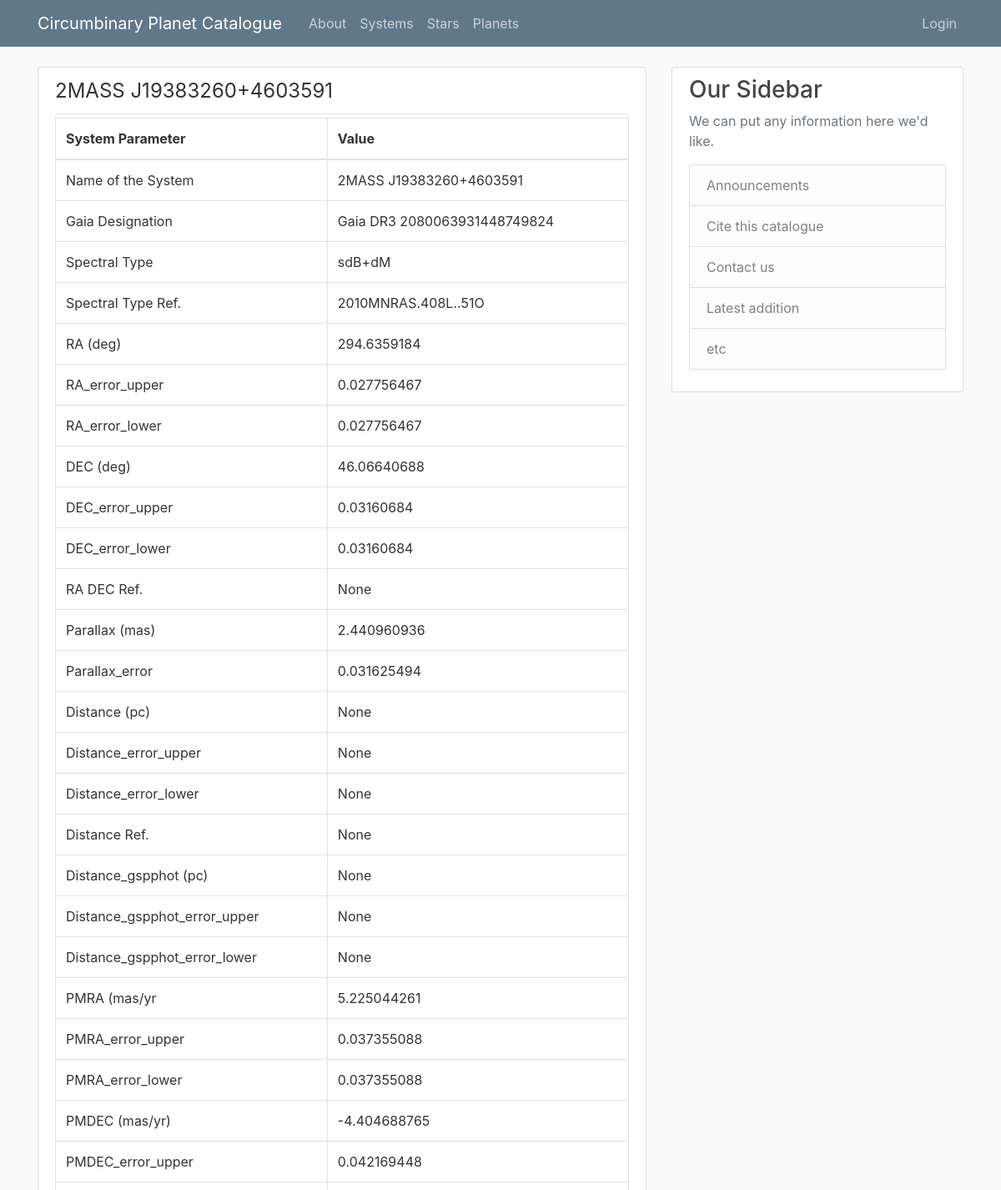
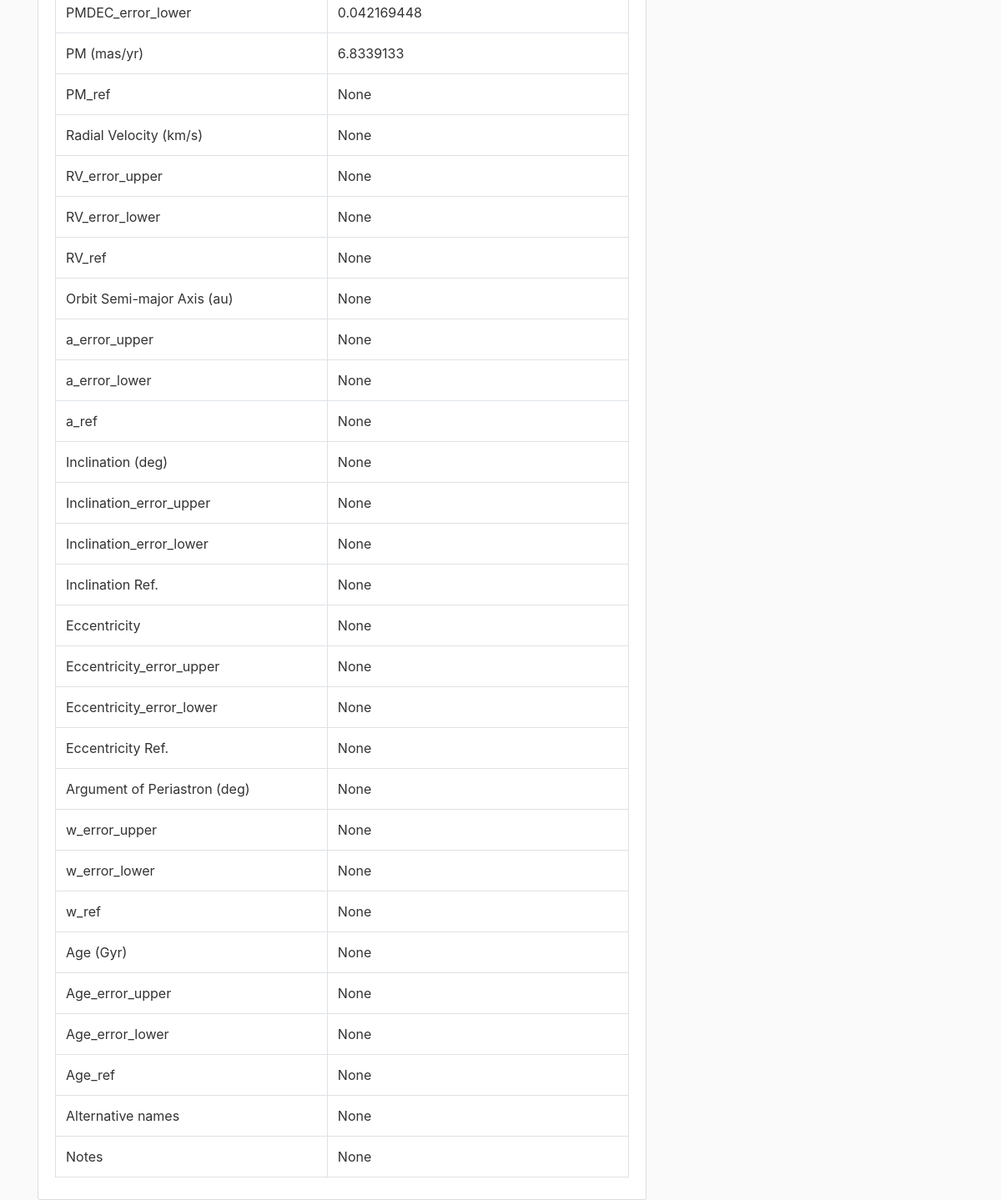
Screenshot of /system/5 with the database file from the repository (2 pictures, top to bottom).
### cpc/models.py (models this page shows, shortened)
class System(db.Model):
    id = db.Column(db.Integer, primary_key=True)
    system_name = db.Column(db.String, nullable=False)
    gaia_id = db.Column(db.String)
    sp_type = db.Column(db.String)
    sp_type_ref = db.Column(db.String)
    ra = db.Column(db.Float)
    ra_error_upper = db.Column(db.Float)
    ra_error_lower = db.Column(db.Float)
    dec = db.Column(db.Float)
    dec_error_upper = db.Column(db.Float)
    dec_error_lower = db.Column(db.Float)
    ra_dec_ref = db.Column(db.Text)
    parallax = db.Column(db.Float)
    parallax_error = db.Column(db.Float)
    distance = db.Column(db.Float)
    distance_error_upper = db.Column(db.Float)
    distance_error_lower = db.Column(db.Float)
    distance_ref = db.Column(db.Text)
    distance_gspphot = db.Column(db.Float)
    distance_gspphot_upper = db.Column(db.Float)
    distance_gspphot_lower = db.Column(db.Float)
    pmra = db.Column(db.Float)
    pmra_error_upper = db.Column(db.Float)
    pmra_error_lower = db.Column(db.Float)
    pmdec = db.Column(db.Float)
    pmdec_error_upper = db.Column(db.Float)
    pmdec_error_lower = db.Column(db.Float)
    pm = db.Column(db.Float)
    pm_ref = db.Column(db.Text)
    radial_velocity = db.Column(db.Float)
    radial_velocity_error_upper = db.Column(db.Float)
    radial_velocity_error_lower = db.Column(db.Float)
    radial_velocity_ref = db.Column(db.Text)
    a = db.Column(db.Float)
    a_error_upper = db.Column(db.Float)
    a_error_lower = db.Column(db.Float)
    a_ref = db.Column(db.Text)
    incl = db.Column(db.Float)
    incl_error_upper = db.Column(db.Float)
    incl_error_lower = db.Column(db.Float)
    incl_ref = db.Column(db.Text)
    e = db.Column(db.Float)
    e_error_upper = db.Column(db.Float)
    e_error_lower = db.Column(db.Float)
    e_ref = db.Column(db.Text)
    w = db.Column(db.Float)
    w_error_upper = db.Column(db.Float)
    w_error_lower = db.Column(db.Float)
    w_ref = db.Column(db.Text)
    age = db.Column(db.Float)
    age_error_upper = db.Column(db.Float)
    age_error_lower = db.Column(db.Float)
    age_ref = db.Column(db.Text)
    alt_names = db.Column(db.String)
    notes = db.Column(db.Text)

### cpc/routes.py (the view)
@app.route("/system/<int:system_id>", methods=['GET', 'POST'])
def system(system_id):
    system = System.query.get_or_404(system_id)
    form = SystemForm(obj=system)
    return render_template('system.html', title=system.system_name, system=system, form=form)

### cpc/templates/system.html (shortened to what this page needs)
{% extends "layout.html" %}
{% block content %}
        <article class="media content-section">
          <div class="media-body">
            <div class="article-metadata">
                <legend class=""> {{ system.system_name }}  </legend>
            </div>
            <table class="table table-bordered">
                <thead>
                  <tr>
                    <th scope="col">System Parameter </th>
                    <th scope="col">Value </th>
                  </tr>
                </thead>
                <tbody>
                    {% for field in form %}
                        {% if field.label.text not in ['Submit', 'CSRF Token'] %}
                        <tr>
                          <td> {{ field.label.text }} </td>
                          <td> {{ field.data }} </td>
                        </tr>
                        {% endif %}
                    {% endfor %}
                </tbody>
              </table>
          </div>
        </article>
{% endblock content %}

### cpc/static/main.css (style rules this page uses)
body { background: #fafafa; color: #333333; margin-top: 5rem; }
.content-section { background: #ffffff; padding: 10px 20px; border: 1px solid #dddddd; border-radius: 3px; margin-bottom: 20px; }
.article-metadata { padding-bottom: 1px; margin-bottom: 4px; border-bottom: 1px solid #e3e3e3 }

### rows the page displays
System: system_name "2MASS J19383260+4603591", data "2MASS J19383260+4603591" "Gaia DR3 2080063931448749824" "sdB+dM" "2010MNRAS.408L..51O" "294.6359184" "0.027756467" "0.027756467" "46.06640688" "0.03160684" "0.03160684" "2.440960936" "0.031625494" "5.225044261" "0.037355088" "0.037355088" "-4.404688765" "0.042169448" "0.042169448" "6.8339133"

### other values shown
{{ field.label.text }} "Name of the System" "Gaia Designation" "Spectral Type" "Spectral Type Ref." "RA (deg)" "RA_error_upper" "RA_error_lower" "DEC (deg)" "DEC_error_upper" "DEC_error_lower" "RA DEC Ref." "Parallax (mas)" "Parallax_error" "Distance (pc)" "Distance_error_upper" "Distance_error_lower" "Distance Ref." "Distance_gspphot (pc)" "Distance_gspphot_error_upper" "Distance_gspphot_error_lower" "PMRA (mas/yr" "PMRA_error_upper" "PMRA_error_lower" "PMDEC (mas/yr)" "PMDEC_error_upper" "PMDEC_error_lower" "PM (mas/yr)" "PM_ref" "Radial Velocity (km/s)" "RV_error_upper" "RV_error_lower" "RV_ref" "Orbit Semi-major Axis (au)" "a_error_upper" "a_error_lower" "a_ref" "Inclination (deg)" "Inclination_error_upper" "Inclination_error_lower" "Inclination Ref." "Eccentricity" "Eccentricity_error_upper" "Eccentricity_error_lower" "Eccentricity Ref." "Argument of Periastron (deg)" "w_error_upper" "w_error_lower" "w_ref" "Age (Gyr)" "Age_error_upper" "Age_error_lower" "Age_ref" "Alternative names" "Notes"
{{ field.data }} "None" "None" "None" "None" "None" "None" "None" "None" "None" "None" "None" "None" "None" "None" "None" "None" "None" "None" "None" "None" "None" "None" "None" "None" "None" "None" "None" "None" "None" "None" "None" "None" "None" "None" "None"
